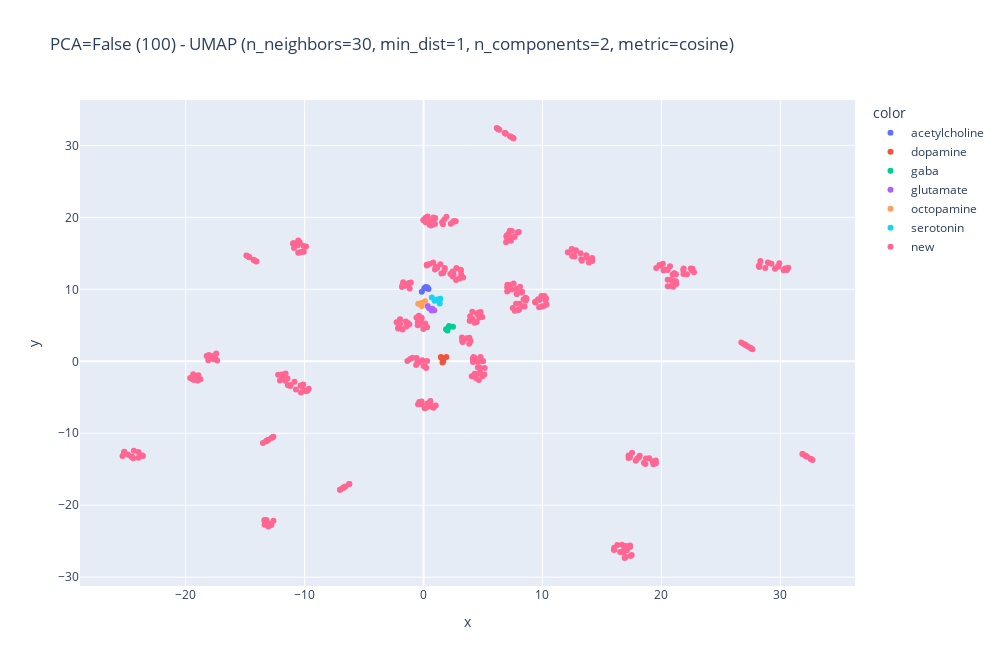

Write notebook code for a chart like this one.
### Markdown cell above
# Results

### Code cell
diplay_features(
        latents,
        labs,
        include_pca=False,
        pca_nb_components=100,
        clustering=False,
        nb_clusters=6,
        nb_neighbor=30,
        min_dist=1,
        nb_components=2,
        metric='cosine'
    )

### Figure 1 — Plotly figure (JSON) as saved in the notebook; plotly's stock layout.template omitted (floating-point values rounded to 4 significant figures; data arrays with more than 128 entries replaced by an {"elided": "..."} marker saying what was removed)
{"data": [{"hovertemplate": "color=acetylcholine<br>x=%{x}<br>y=%{y}<extra></extra>", "legendgroup": "acetylcholine", "marker": {"color": "#636efa", "symbol": "circle"}, "mode": "markers", "name": "acetylcholine", "orientation": "v", "showlegend": true, "type": "scatter", "x": [0.3263, 0.4154, 0.06265, -0.1465, 0.1862], "xaxis": "x", "y": [10.27, 10.04, 10.15, 9.669, 10.32], "yaxis": "y"}, {"hovertemplate": "color=dopamine<br>x=%{x}<br>y=%{y}<extra></extra>", "legendgroup": "dopamine", "marker": {"color": "#EF553B", "symbol": "circle"}, "mode": "markers", "name": "dopamine", "orientation": "v", "showlegend": true, "type": "scatter", "x": [1.454, 1.594, 1.493, 1.66, 1.914], "xaxis": "x", "y": [0.6164, -0.1764, 0.5037, 0.03474, 0.6056], "yaxis": "y"}, {"hovertemplate": "color=gaba<br>x=%{x}<br>y=%{y}<extra></extra>", "legendgroup": "gaba", "marker": {"color": "#00cc96", "symbol": "circle"}, "mode": "markers", "name": "gaba", "orientation": "v", "showlegend": true, "type": "scatter", "x": [2.473, 2.001, 1.887, 2.093, 2.147], "xaxis": "x", "y": [4.812, 4.297, 4.47, 4.692, 4.907], "yaxis": "y"}, {"hovertemplate": "color=glutamate<br>x=%{x}<br>y=%{y}<extra></extra>", "legendgroup": "glutamate", "marker": {"color": "#ab63fa", "symbol": "circle"}, "mode": "markers", "name": "glutamate", "orientation": "v", "showlegend": true, "type": "scatter", "x": [0.7379, 0.6884, 0.4577, 0.3399, 0.8999], "xaxis": "x", "y": [7.299, 7.073, 7.358, 7.681, 7.104], "yaxis": "y"}, {"hovertemplate": "color=octopamine<br>x=%{x}<br>y=%{y}<extra></extra>", "legendgroup": "octopamine", "marker": {"color": "#FFA15A", "symbol": "circle"}, "mode": "markers", "name": "octopamine", "orientation": "v", "showlegend": true, "type": "scatter", "x": [-0.1663, -0.1604, 0.1214, -0.4517, -0.3051], "xaxis": "x", "y": [8.114, 7.694, 8.363, 7.995, 7.964], "yaxis": "y"}, {"hovertemplate": "color=serotonin<br>x=%{x}<br>y=%{y}<extra></extra>", "legendgroup": "serotonin", "marker": {"color": "#19d3f3", "symbol": "circle"}, "mode": "markers", "name": "serotonin", "orientation": "v", "showlegend": true, "type": "scatter", "x": [1.413, 0.7003, 1.165, 0.9359, 1.358], "xaxis": "x", "y": [8.686, 8.881, 8.577, 8.431, 8.037], "yaxis": "y"}, {"hovertemplate": "color=new<br>x=%{x}<br>y=%{y}<extra></extra>", "legendgroup": "new", "marker": {"color": "#FF6692", "symbol": "circle"}, "mode": "markers", "name": "new", "orientation": "v", "showlegend": true, "type": "scatter", "x": {"elided": "400 float values"}, "xaxis": "x", "y": {"elided": "400 float values"}, "yaxis": "y"}], "layout": {"height": 666, "legend": {"title": {"text": "color"}, "tracegroupgap": 0}, "title": {"text": "PCA=False (100) - UMAP (n_neighbors=30, min_dist=1, n_components=2, metric=cosine)"}, "width": 1000, "xaxis": {"anchor": "y", "domain": [0, 1], "title": {"text": "x"}}, "yaxis": {"anchor": "x", "domain": [0, 1], "title": {"text": "y"}}}}
